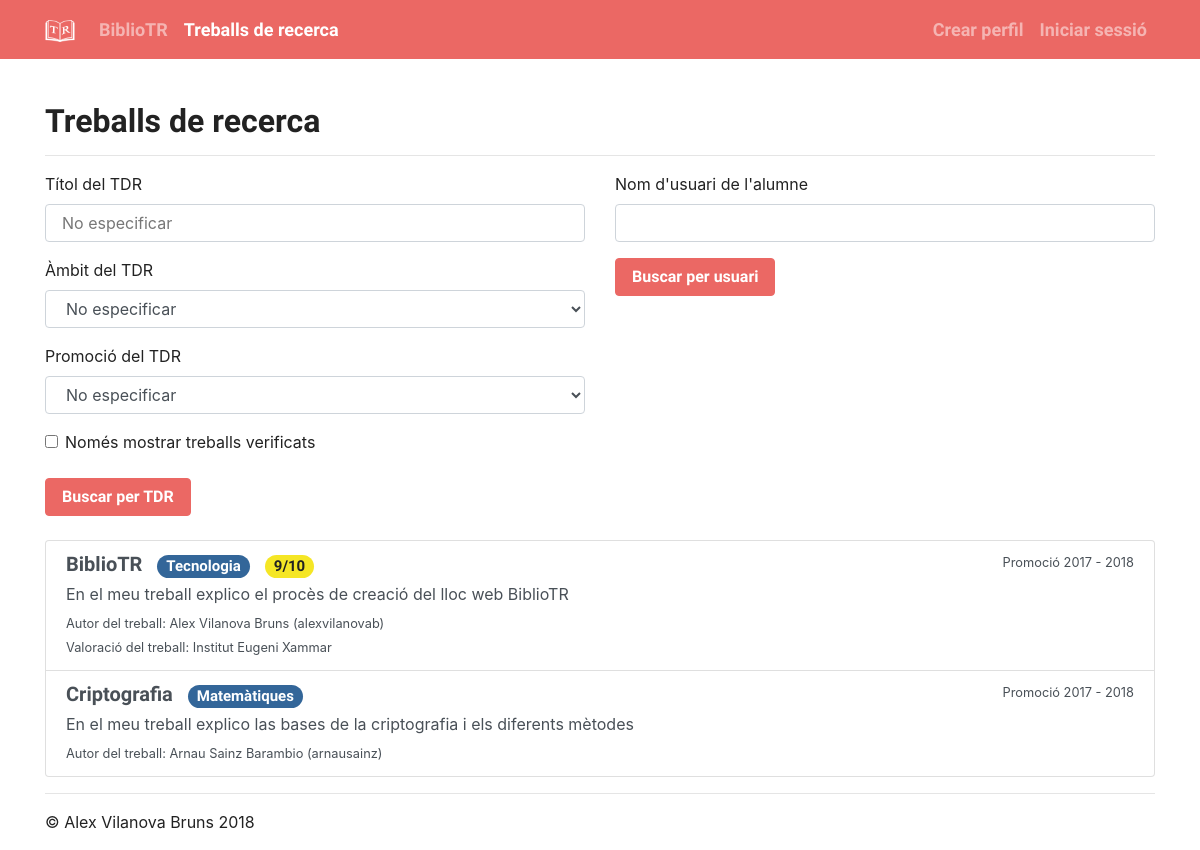
/treballs, run on the app's committed database.
### models.py (models this page shows)
class User(UserMixin, db.Model):
    id = db.Column(db.Integer, primary_key=True)
    name = db.Column(db.String(40))
    username = db.Column(db.String(20), unique=True)
    bio = db.Column(db.String(240))
    email = db.Column(db.String(254), unique=True)
    tdr_title = db.Column(db.String(60))
    tdr_description = db.Column(db.String(500))
    tdr_subject = db.Column(db.String())
    tdr_year = db.Column(db.String())
    tdr_mark = db.Column(db.Integer)
    tdr_school = db.Column(db.String(120))
    password = db.Column(db.String(80))
    creation_date = db.Column(db.Date())

### views.py (the view, shortened to what this page needs)
@app.route('/treballs', methods=['GET', 'POST'])
def tdr():
    formTDR = searchTDRForm()
    formUser = searchUserForm()
    tdr_list = []
    if formTDR.submitSearchTDR.data and formTDR.validate():
        sql_conditions = []
        if formTDR.title.data != "":
            sql_conditions.append('tdr_title=:title')
        if formTDR.subject.data != "":
            sql_conditions.append('tdr_subject=:subject')
        if formTDR.year.data != "":
            sql_conditions.append('tdr_year=:year')
        if formTDR.verifiedOnly.data:
            sql_conditions.append('tdr_mark IS NOT NULL')
        sql = 'SELECT * FROM user'
        if len(sql_conditions) >= 1:
            sql += ' WHERE ' + ' AND '.join(sql_conditions)
        for user in db.engine.execute(text(sql)
            .params(
                title=formTDR.title.data,
                subject=formTDR.subject.data,
                year=formTDR.year.data
            )
        ):
            tdr_list.append({
                'username': user.username,
                'name': user.name,
                'title': user.tdr_title,
                'description': user.tdr_description,
                'subject': user.tdr_subject,
                'year': user.tdr_year,
                'mark': user.tdr_mark,
                'school': user.tdr_school
            })
    else:
        for user in User.query:
            tdr_list.append({
                'username': user.username,
                'name': user.name,
                'title': user.tdr_title,
                'description': user.tdr_description,
                'subject': user.tdr_subject,
                'year': user.tdr_year,
                'mark': user.tdr_mark,
                'school': user.tdr_school
            })
    return render_template('tdr.html', tdr_list=tdr_list, formTDR=formTDR, formUser=formUser)

### forms.py
class searchUserForm(FlaskForm):
    username = StringField("Nom d'usuari de l'alumne", [
        Length(max=20)
    ])
    submitSearchUser = SubmitField("Buscar per usuari")

### templates/tdr.html (shortened to what this page needs)
{% extends 'base.html' %}
{% set active_page = "tdr" %}
{% block content %}
<div class="container">
  <div class="page-header">
    <h2>Treballs de recerca</h2>
  </div>
  <hr>
  <div class="row">
    <div class="col-md">
      <form method="POST" action="{{ url_for('tdr') }}">
        <div class="form-group">
          {{ formTDR.title.label }}
          {{ formTDR.title(class_="form-control", placeholder="No especificar", maxlength="60") }}
        </div>
        <div class="form-group">
          {{ formTDR.subject.label }}
          {{ formTDR.subject(class_="form-control") }}
        </div>
        <div class="form-group">
          {{ formTDR.year.label }}
          {{ formTDR.year(class_="form-control") }}
        </div>
        <div class="form-group">
          <div class="form-check">
            <label class="form-check-label">
              {{ formTDR.verifiedOnly(class_="form-check-input") }}
              {{ formTDR.verifiedOnly.label }}
            </label>
          </div>
        </div>
        {{ formTDR.submitSearchTDR(class_="btn btn-primary") }}
      </form>
      <br>
    </div>
    <div class="col-md">
      <form method="POST" action="{{ url_for('tdr') }}">
        <div class="form-group">
          {{ formUser.username.label }}
          {{ formUser.username(class_="form-control", maxlength="20") }}
        </div>
        {{ formUser.submitSearchUser(class_="btn btn-primary") }}
      </form>
      <br>
    </div>
  </div>
  <div class="list-group">
    {% for tdr in tdr_list %}
      <a href="{{ url_for('user', username=tdr.username) }}" class="list-group-item list-group-item-action flex-column align-items-start">
        <div class="d-flex w-100 justify-content-between">
          <h5 class="mb-1">
            <b>{{ tdr.title }}</b>
            <span class="badge badge-pill badge-info">{{ tdr.subject }}</span>
            {% if tdr.mark %}
              <span class="badge badge-pill badge-warning">{{ tdr.mark }}/10</span>
            {% endif %}
          </h5>
          <small>Promoció {{ tdr.year }}</small>
        </div>
        <p class="mb-1">{{ tdr.description }}</p>
        <small>
          Autor del treball: {{ tdr.name }} ({{ tdr.username }})<br>
          {% if tdr.school %}
            Valoració del treball: {{ tdr.school }}
          {% endif %}
        </small>
      </a>
    {% endfor %}
  </div>
  <hr>
</div>
{% endblock %}

### templates/base.html (shortened to what this page needs)
<!DOCTYPE html>
<html>
  <head>
    <link rel="stylesheet" type="text/css" href="../static/vendor/bootstrap/bootstrap.css">
  </head>
  <body>
    <nav class="navbar navbar-expand-md navbar-dark fixed-top bg-primary">
      <div class="container">
        <a class="navbar-brand" href="{{ url_for('index') }}">
          <img src="../static/logos/logo.png" width="30" height="30">
        </a>
        <div class="collapse navbar-collapse" id="navb">
          <ul class="navbar-nav mr-auto">
            <li class="nav-item">
              <a class="nav-link {{ 'active' if active_page == 'index' }}" href="{{ url_for('index') }}">BiblioTR</a>
            </li>
            <li class="nav-item">
              <a class="nav-link {{ 'active' if active_page == 'tdr' }}" href="{{ url_for('tdr') }}">Treballs de recerca</a>
            </li>
          </ul>
          <ul class="navbar-nav">
            {% if current_user.is_authenticated %}
            <li class="nav-item dropdown {{ 'active' if active_page == 'profile' }}">
              <a class="nav-link dropdown-toggle" href="#" data-toggle="dropdown">
                {{ current_user.username }}
              </a>
              <div class="dropdown-menu">
                <a class="dropdown-item" href="{{ url_for('user', username=current_user.username) }}">Perfil</a>
                <a class="dropdown-item" href="{{ url_for('edit_user') }}">Editar perfil</a>
                <div class="dropdown-divider"></div>
                <a class="dropdown-item" href="{{ url_for('logout') }}">Tancar sessió</a>
              </div>
            </li>
            {% else %}
            <li class="nav-item">
              <a class="nav-link {{ 'active' if active_page == 'register' }}" href="{{ url_for('register') }}">Crear perfil</a>
            </li>
            <li class="nav-item">
              <a class="nav-link {{ 'active' if active_page == 'login' }}" href="{{ url_for('login') }}">Iniciar sessió</a>
            </li>
            {% endif %}
          </ul>
        </div>
      </div>
    </nav>
    <main>
      {% block content %}
      {% endblock %}
    </main>
    <footer class="container">
      <p>&copy; Alex Vilanova Bruns 2018</p>
    </footer>
  </body>
</html>

### templates/tdr.html (style rules this page uses)
body { padding-top: 6.5rem; }

### data on the page
User: title "BiblioTR", subject "Tecnologia", mark "9", year "2017 - 2018", description "En el meu treball explico el procès de creació del lloc web BiblioTR", name "Alex Vilanova Bruns", username "alexvilanovab", school "Institut Eugeni Xammar"
User: title "Criptografia", subject "Matemàtiques", year "2017 - 2018", description "En el meu treball explico las bases de la criptografia i els diferents mètodes", name "Arnau Sainz Barambio", username "arnausainz"
